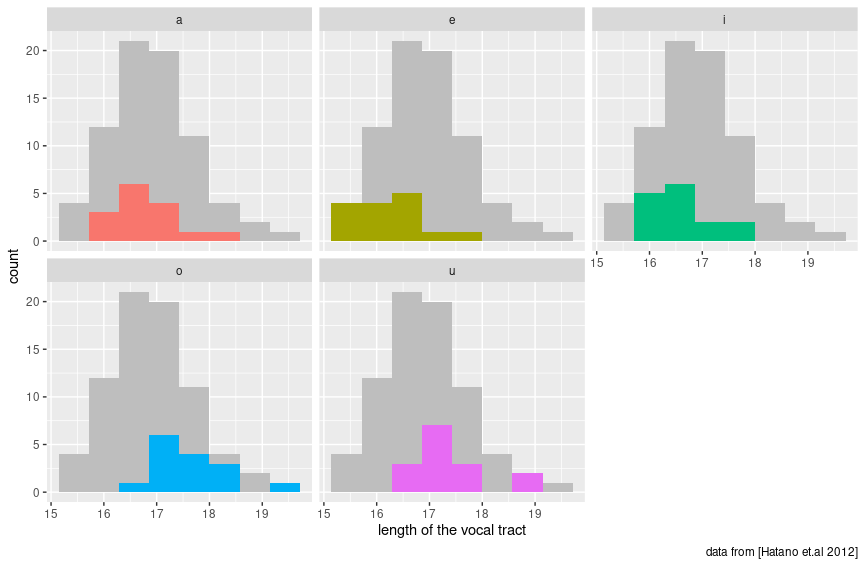

The script that drew this image:
library(tidyverse)

x <- read_csv("https://raw.githubusercontent.com/agricolamz/r_on_line_course_data/master/data.japanese.vocal.tract.length.csv")

x %>%
    # сокращаем имена столбцов для более удобного отображения на графике
    mutate(a = a.vtl, e = e.vtl, i = i.vtl, o = o.vtl, u = u.vtl) %>%
    # собираем данные, предназначенные для отображения:
    # vowel - названия гласных, length - соответствующая длина голосового тракта
    # сохраняем данные во временную переменную для последующего использования
    gather(key = vowel, value = length, a:u) -> tmp

tmp %>%
    # данные для графика: x - длина голосового тракта,
    # заполнение цветом в зависимости от названия гласной
    ggplot(
        aes(length,
        fill = vowel)) +
    # рисуем общую гистограмму длинн голосового тракта, удалив столбец,
    # по которому будем делать фасетирование
    geom_histogram(
        data = tmp[, - which(names(tmp) == 'vowel')],
        aes(length),
        bins = nclass.Sturges(tmp$length),
        fill = 'gray') +
    # рисуем гистограмму длинн голосового тракта
    # и фасетируем её по отдельным гласным
    geom_histogram(
        bins = nclass.Sturges(tmp$length),
        show.legend = FALSE) +
    facet_wrap(~vowel) +
    # изменяем оформление некоторых элементов графика для улучшения читабельности
    labs(
        x = 'length of the vocal tract',
        caption = 'data from [Hatano et.al 2012]'
    )
